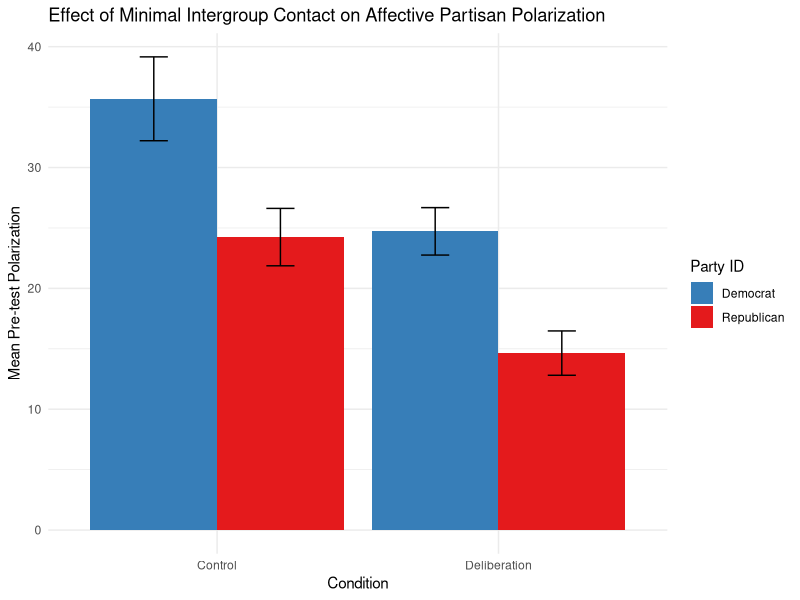
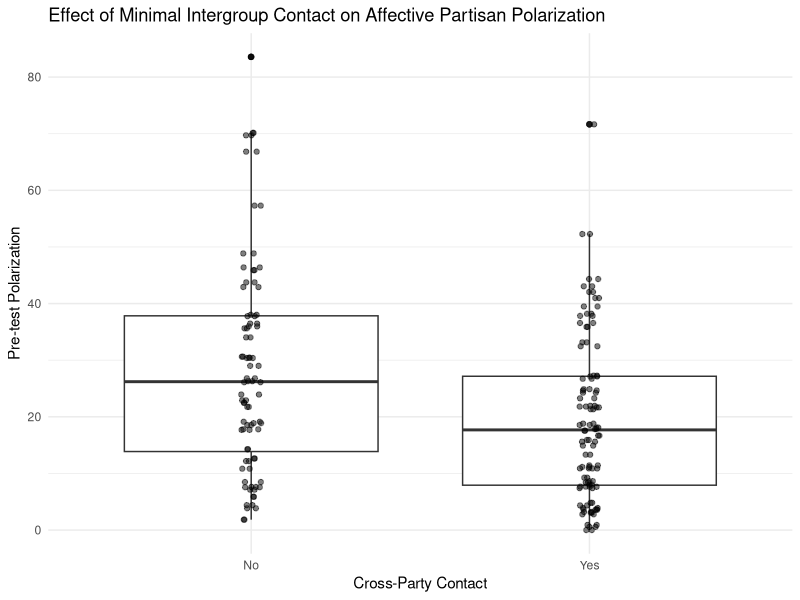
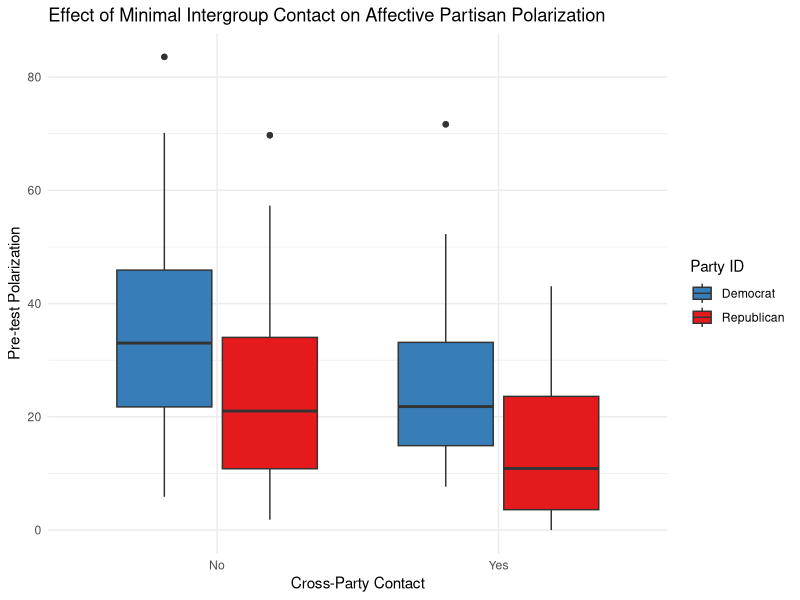
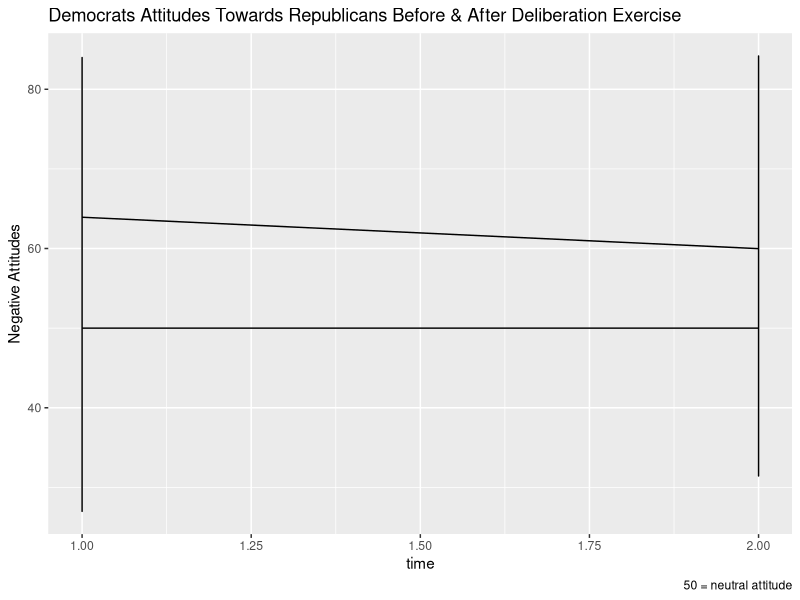
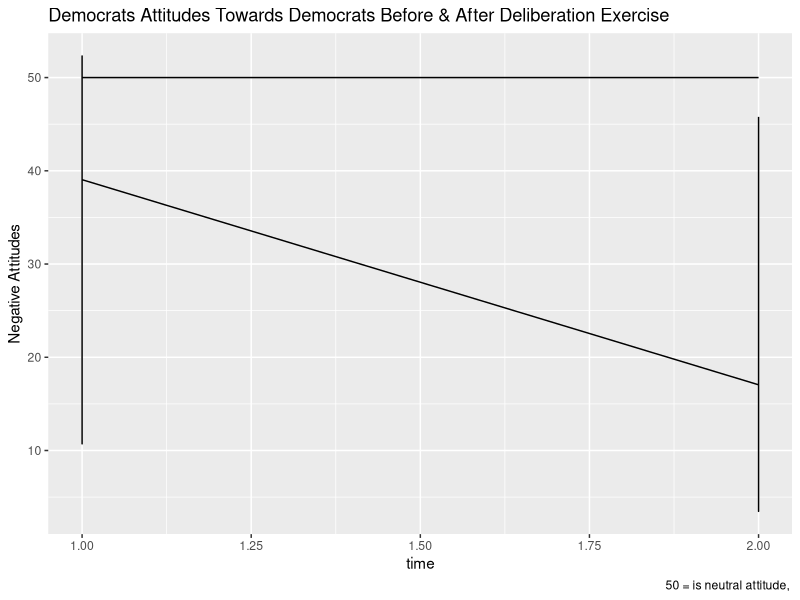

R code for these plots, in order:
## ---- chunk 1
library(tidyverse)
library(haven)
pretest_pol_summary <- suppressMessages(read_csv("data/pretest_pol_summary.csv"))
long_data <- read_sav("data/LongData copy.sav")
## ---- chunk 2
ggplot(pretest_pol_summary, aes(x = factor(delib), y = mean_pol, fill = factor(partyid))) +
  geom_bar(stat = "identity", position = "dodge") +
  geom_errorbar(aes(ymin = mean_pol - se_pol, 
                    ymax = mean_pol + se_pol),
                position = position_dodge(0.9), width = 0.2) +
  scale_x_discrete(labels = c("Control", "Deliberation")) +
  #I used colorbrewer2.0 to improve the colors
  scale_fill_manual(values = c("#377eb8", "#e41a1c"), labels = c("Democrat", "Republican")) +
  labs(x = "Condition", y = "Mean Pre-test Polarization", fill = "Party ID") +
  ggtitle("Effect of Minimal Intergroup Contact on Affective Partisan Polarization") +
  theme_minimal()
## ---- chunk 3
long_data %>% 
  filter(time == 1) %>% 
  ggplot(aes(x = factor(delib), y = polarization)) +
  geom_boxplot() +
  scale_x_discrete(labels = c("No", "Yes")) +
  labs(x = "Cross-Party Contact", 
       y = "Pre-test Polarization", 
       title = "Effect of Minimal Intergroup Contact on Affective Partisan Polarization"
       ) + 
  geom_jitter(width = 0.03, alpha = 0.5) +
  theme_minimal()
## ---- chunk 4
long_data %>% 
  filter(time == 1) %>% 
  ggplot(aes(x = factor(delib), y = polarization, fill = factor(partyid))) +
  geom_boxplot() +
  scale_x_discrete(labels = c("No", "Yes")) +
  #I used colorbrewer2.0 to improve the colors
  scale_fill_manual(values = c("#377eb8", "#e41a1c"), labels = c("Democrat", "Republican")) +
  labs(x = "Cross-Party Contact", y = "Pre-test Polarization", fill = "Party ID") +
  ggtitle("Effect of Minimal Intergroup Contact on Affective Partisan Polarization") +
  theme_minimal()
## ---- chunk 5
long_data %>% 
  filter(partyid == 1, delib == 1, target == 2) %>% 
  ggplot(aes(x = time, y = bias)) +
  geom_line() +
  geom_line(y = 50) +
  labs(y = "Negative Attitudes", title = "Democrats Attitudes Towards Republicans Before & After Deliberation Exercise", caption = "50 = neutral attitude")

long_data %>% 
  filter(partyid == 1, delib == 1, target == 1) %>% 
  ggplot(aes(x = time, y = bias)) +
  geom_line() +
  geom_line(y = 50) +
  labs(y = "Negative Attitudes", title = "Democrats Attitudes Towards Democrats Before & After Deliberation Exercise", caption = "50 = is neutral attitude, ")


